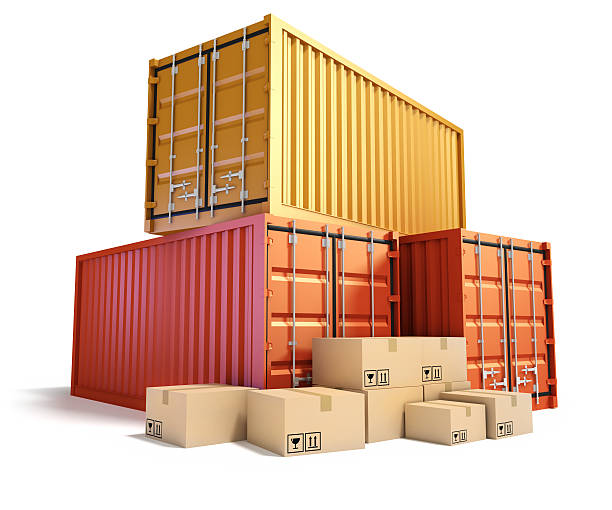
#> input picture box.png, 612 x 510 px
$ jupyter execute Corner_Dectection_CV.ipynb
#> lines starting #> are read from the running program, lines starting #| are printed output that depends on the picture; after the words box and inside, x2 and y2 are one past the last pixel; in counts of white or black regions, pixels touching at a corner belong together
[cell 1]
import numpy as np
import cv2
import matplotlib.pyplot as plt
from scipy.ndimage import sobel, gaussian_filter

This function detects corner points in a grayscale image using a fast Harris Corner Detector implementation, optimized for better performance with NumPy and SciPy filters.

[cell 2]
from scipy.ndimage import uniform_filter

def harris_response_fast(gray_img, block_size=3, k=0.04):
    # Gradients
    Ix = sobel(gray_img, axis=1, mode='constant')
    Iy = sobel(gray_img, axis=0, mode='constant')

    # Compute gradient products
    Ixx = Ix * Ix
    Iyy = Iy * Iy
    Ixy = Ix * Iy

    # Gaussian smoothing to reduce noise
    Ixx = gaussian_filter(Ixx, sigma=1)
    Iyy = gaussian_filter(Iyy, sigma=1)
    Ixy = gaussian_filter(Ixy, sigma=1)

    # FAST neighborhood summation (replaces nested loops)
    Sxx = uniform_filter(Ixx, size=block_size)
    Syy = uniform_filter(Iyy, size=block_size)
    Sxy = uniform_filter(Ixy, size=block_size)

    # Harris response
    det_M = Sxx * Syy - Sxy ** 2
    trace_M = Sxx + Syy
    R = det_M - k * (trace_M ** 2)

    return R

the Harris response to keep only strong, distinct corner points using local maximum comparison.

[cell 3]
def non_max_suppression(R, radius=2):
    corners = []
    h, w = R.shape
# Scan each pixel (excluding borders)
    for y in range(radius, h - radius):
        for x in range(radius, w - radius):

            # Extract local neighborhood
            local = R[y-radius:y+radius+1, x-radius:x+radius+1]

            # Keep pixel if it is local maximum and positive
            if R[y, x] == np.max(local) and R[y, x] > 0:
                corners.append((y, x))
    return corners

[cell 4]
def adaptive_threshold(R, percentile=99):
    thresh = np.percentile(R, percentile)
    return R > thresh

This function combines Harris response, adaptive thresholding, and non-maximum suppression to detect reliable corner points in an image.

[cell 5]
# [13 lines left out: function harris_corners_beginner, not called in this run]

elects the strongest N corners by sorting them according to Harris scores.

[cell 6]
# [4 lines left out: function top_n_corners, not called in this run]

FAST corner score by comparing the intensity of surrounding pixels with the center pixel. Larger intensity differences increase the score, helping identify stronger corner candidates.

[cell 7]
# [10 lines left out: function fast_score, not called in this run]

[cell 8]
# [40 lines left out: function fast_corners_beginner, not called in this run]

This implementation detects Harris corners across multiple image scales and returns the strongest features for better scale-invariant detection

[cell 9]
import cv2
import numpy as np

def build_gaussian_pyramid(gray, num_levels=4, scale_factor=1.5):
    pyramid = [(gray, 1.0)]
    current = gray
    current_scale = 1.0

    for _ in range(1, num_levels):
        current_scale *= scale_factor
        new_size = (
            int(gray.shape[1] / current_scale),
            int(gray.shape[0] / current_scale)
        )
        current = cv2.resize(gray, new_size, interpolation=cv2.INTER_LINEAR)
        pyramid.append((current, current_scale))

    return pyramid


def harris_multiscale(gray,
                      num_levels=4,
                      scale_factor=1.5,
                      percentile=99,
                      nms_radius=2,
                      top_n=200):

    all_corners = []
    pyramid = build_gaussian_pyramid(gray, num_levels, scale_factor)

    for img, scale in pyramid:
        # Harris response at this scale
        R = harris_response_fast(img, block_size=3, k=0.04)

        # Adaptive threshold
        mask = adaptive_threshold(R, percentile)
        R_thresh = R * mask

        # NMS
        corners = non_max_suppression(R_thresh, nms_radius)

        # Rescale corners to original image
        for y, x in corners:
            y_orig = int(y * scale)
            x_orig = int(x * scale)
            if y_orig < gray.shape[0] and x_orig < gray.shape[1]:
                all_corners.append((y_orig, x_orig, R[y, x]))

    # Sort globally and keep top-N
    all_corners.sort(key=lambda x: x[2], reverse=True)
    return [(y, x) for y, x, _ in all_corners[:top_n]]

[cell 10]
# Load image
#img_path = ""   # change to your image path
img = cv2.imread("box.png")
#> img is the input picture: shape (510, 612, 3); mean B, G, R 171.8, 192.7, 224.9

if img is None:
    raise ValueError("Image not found. Check the path.")

# Convert to grayscale
gray = cv2.cvtColor(img, cv2.COLOR_BGR2GRAY).astype('float32')
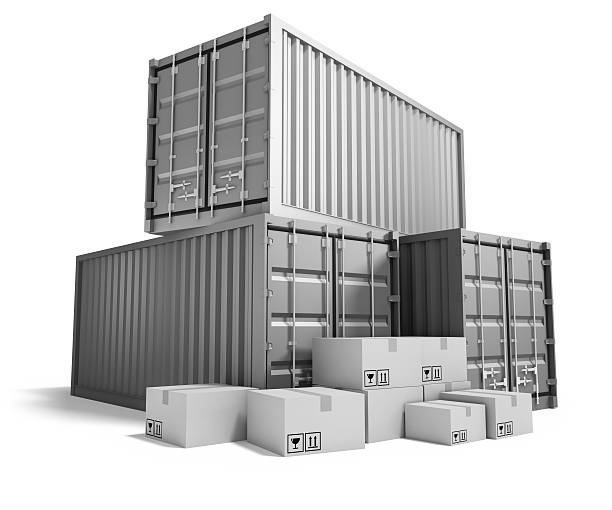
#> gray: shape (510, 612) float32; min 0, max 255, mean 200

[cell 11]
corners = harris_multiscale(
    gray,
    num_levels=4,   # Number of pyramid levels
    scale_factor=1.5,   # Downscaling factor between levels
    percentile=99,      # Adaptive threshold percentile
    nms_radius=2,       # Radius for non-maximum suppression
    top_n=300           # Radius for non-maximum suppression
)
#> the loop in build_gaussian_pyramid, `for _ in range(1, num_levels):` made 3 passes
#> pass 1, in build_gaussian_pyramid, `current = cv2.resize(gray, new_size, interpolation=cv2.INTER_LINEAR)`:
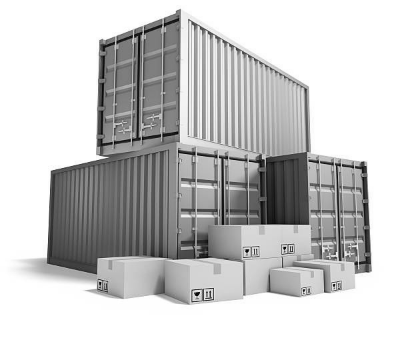
#> current: shape (340, 408) float32; min 2.75, max 255, mean 199.9
#> pass 3, in build_gaussian_pyramid, `current = cv2.resize(gray, new_size, interpolation=cv2.INTER_LINEAR)`:
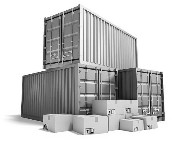
#> current: shape (151, 181) float32; min 5.63, max 255, mean 199.9
#> after the loop in build_gaussian_pyramid, `for _ in range(1, num_levels):`: current_scale = 3.38; pyramid = 4 items
#> the loop in harris_multiscale, `for img, scale in pyramid:` made 4 passes
#> (scale, thresh in adaptive_threshold, h in non_max_suppression, w in non_max_suppression) on passes 1 to 4: (1, 2.06e+09, 510, 612), (1.5, 1.93e+09, 340, 408), (2.25, 2.89e+09, 226, 272), (3.38, 3.18e+09, 151, 181)
#> pass 1, in harris_response_fast, `Ix = sobel(gray_img, axis=1, mode='constant')`:
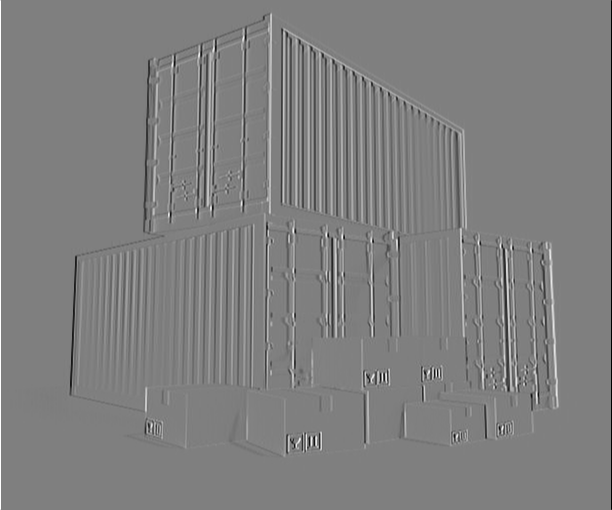
#> Ix: shape (510, 612) float32; min -1020, max 1020, mean 0; drawn with min black and max white
#> pass 1, in harris_response_fast, `Iy = sobel(gray_img, axis=0, mode='constant')`:
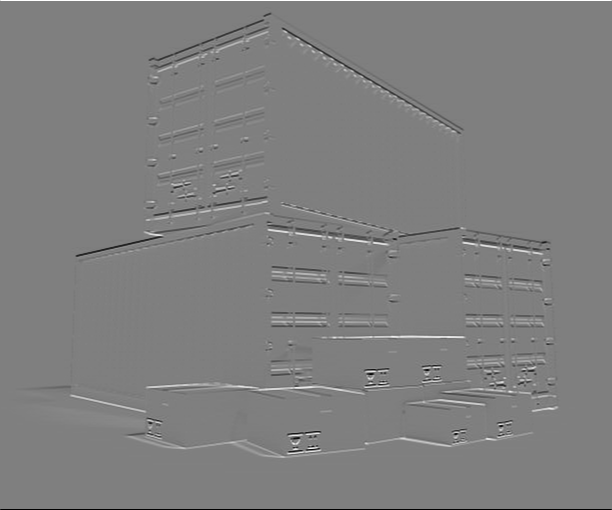
#> Iy: shape (510, 612) float32; min -1020, max 1020, mean 0; drawn with min black and max white
#> pass 1, in harris_response_fast, `Ixx = Ix * Ix`:
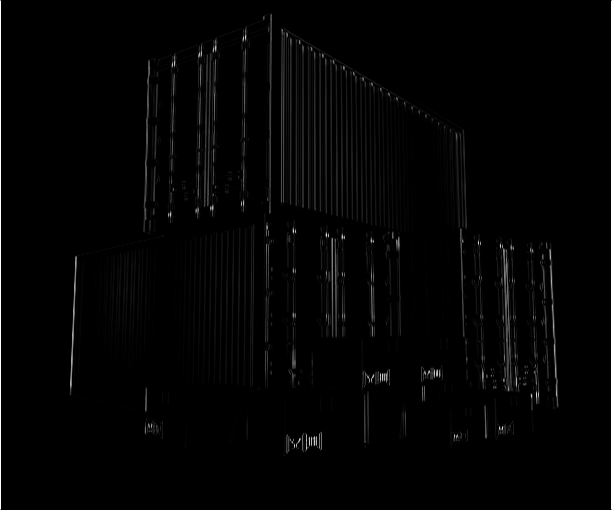
#> Ixx: shape (510, 612) float32; min 0, max 1040400, mean 16189.3; drawn with min black and max white
#> pass 1, in harris_response_fast, `Iyy = Iy * Iy`:
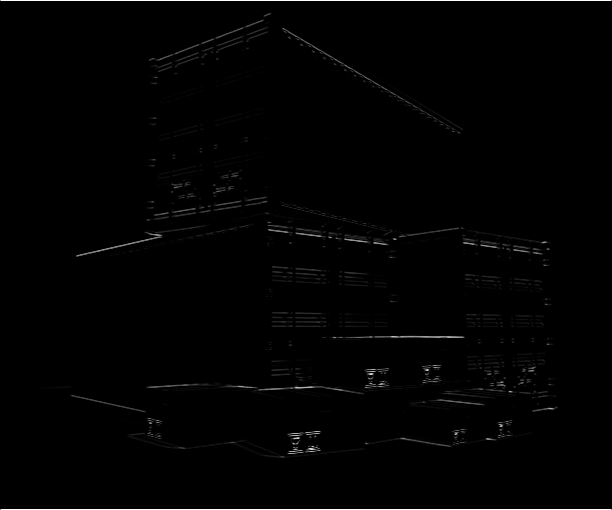
#> Iyy: shape (510, 612) float32; min 0, max 1040400, mean 10042.5; drawn with min black and max white
#> after the loop in harris_multiscale, `for img, scale in pyramid:`:
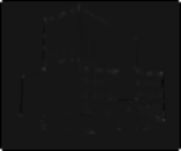
#> R: shape (151, 181) float32; min -1.2e+10, max 1.23e+11, mean -231724912; drawn with min black and max white
#> after the loop in harris_multiscale, `for img, scale in pyramid:`:
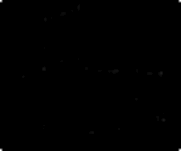
#> R_thresh: shape (151, 181) float32; min 0, max 1.23e+11, mean 118047920; drawn with min black and max white
#> after the loop in harris_multiscale, `for img, scale in pyramid:`: all_corners = 337 items, first 6: (14, 270, 5.47e+09), (16, 264, 3.64e+09), (28, 244, 3.2e+09), (30, 283, 1.2e+10), (34, 247, 2.74e+09), (37, 242, 6.76e+09)
#> corners = 300 pairs, first value 14 to 451, second value 76 to 556

[cell 12]
import matplotlib.pyplot as plt

vis = img.copy()
for y, x in corners:
    cv2.circle(vis, (x, y), 2, (0, 0, 255), -1)
#> this loop made 300 passes
#> (y, x) on passes 1 to 3: (427, 501), (435, 455), (371, 428)
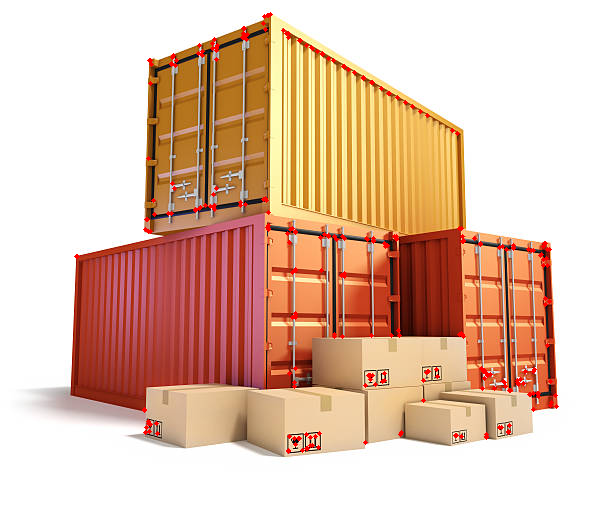
#> vis: shape (510, 612, 3); 0.98% of pixels changed, all inside (x1, y1, x2, y2) = (74, 12, 559, 454)

plt.figure(figsize=(6,6))
plt.imshow(cv2.cvtColor(vis, cv2.COLOR_BGR2RGB))
plt.axis("off")
plt.show()
